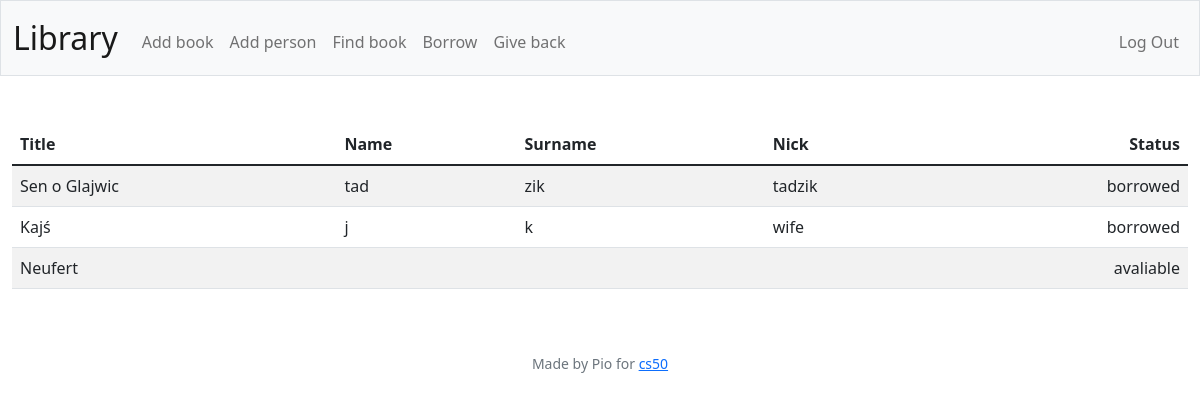
/ (signed in), run on the app's committed database.
### tables this page shows
CREATE TABLE 'book' ('book_id' INTEGER PRIMARY KEY AUTOINCREMENT NOT NULL, title TEXT NOT NULL, time TEXT, status TEXT, 'ownersID' INTEGER, 'readerID' INTEGER);

CREATE TABLE 'person' ('person_id' INTEGER PRIMARY KEY AUTOINCREMENT NOT NULL, name TEXT NOT NULL, surname TEXT NOT NULL, nick TEXT NOT NULL);

### app.py (the view)
@app.route("/", methods=["GET", "POST"])
@login_required
def index():
    books = db.execute("SELECT * FROM book WHERE ownersID = ?", session["user_id"])
    for book in books:
        if book["readerID"] != None:
            guy = db.execute("SELECT * FROM person WHERE person_id = ?", book['readerID'])
            book.update(guy[0])
    print(books)
    return render_template("index.html", books=books)

### app.py (called while the page is built)
@app.after_request
def after_request(response):
    response.headers["Cache-Control"] = "no-cache, no-store, must-revalidate"
    response.headers["Expires"] = 0
    response.headers["Pragma"] = "no-cache"
    return response

### helpers.py (called while the page is built)
def login_required(f):
    @wraps(f)
    def decorated_function(*args, **kwargs):
        if session.get("user_id") is None:
            return redirect("/login")
        return f(*args, **kwargs)
    return decorated_function

### templates/index.html (shortened to what this page needs)
{% extends "layout.html" %}
{% block main %}
    <table class="table table-striped">
        <thead>
            <tr>
                <th class="text-start">Title</th>
                <th class="text-start">Name</th>
                <th class="text-start">Surname</th>
                <th class="text-start">Nick</th>
                <th class="text-end">Status</th>
            </tr>
        </thead>
       <tbody>
            {% for book in books %}
                <tr>
                    <td class="text-start">{{ book.title }}</td>
                    <td class="text-start">{{ book.name }}</td>
                    <td class="text-start">{{ book.surname }}</td>
                    <td class="text-start">{{ book.nick }}</td>
                    <td class="text-end">{{ book.status }}</td>
                </tr>
            {% endfor %}
        </tbody>
    </table>
{% endblock %}

### data on the page
book: title "Sen o Glajwic", name "tad", surname "zik", nick "tadzik", status "borrowed"
book: title "Kajś", name "j", surname "k", nick "wife", status "borrowed"
book: title "Neufert", status "avaliable"
